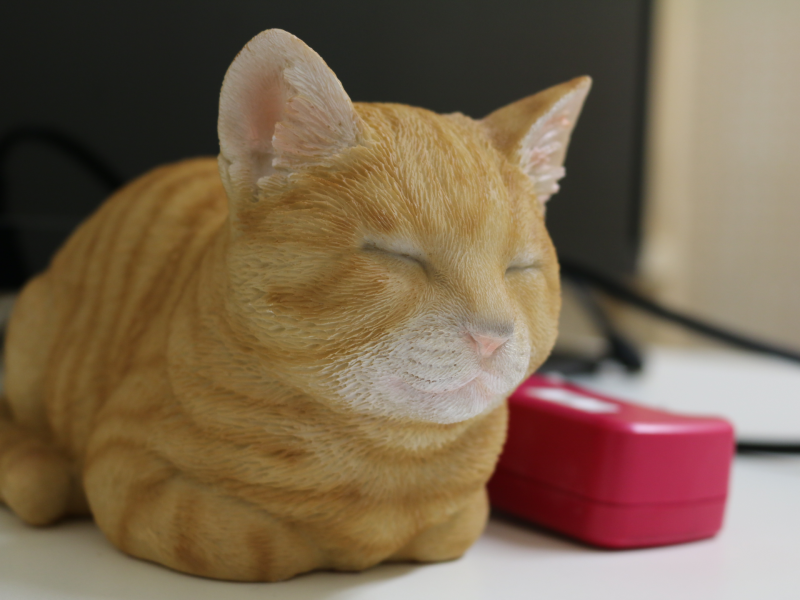
#> input picture monomonotech/images/cat.png, 800 x 600 px, found by its file name
$ python cv_img.py
#> lines starting #> are read from the running program, lines starting #| are printed output that depends on the picture
import cv2

image_file = 'images/cat.png'
img = cv2.imread(image_file)
#> img is the input picture: shape (600, 800, 3); mean B, G, R 79.1, 101.9, 122.9
# img = cv2.resize(img, (400, 300))

# cv2.putText(画像, 文字列, 位置(X, Y), フォント, 倍率, 色(B, G, R), 線の太さ)
cv2.putText(img, "Please Don't Disturb.", (80, 530), cv2.FONT_HERSHEY_SIMPLEX, 2.0, (0, 255, 0), 8)

# cv2.rectangle(画像, 左上座標(X, Y), 右下座標(X, Y), 色(B, G, R), 線の太さ)
cv2.rectangle(img, (360, 240), (550, 280), (20, 20, 20), -1)
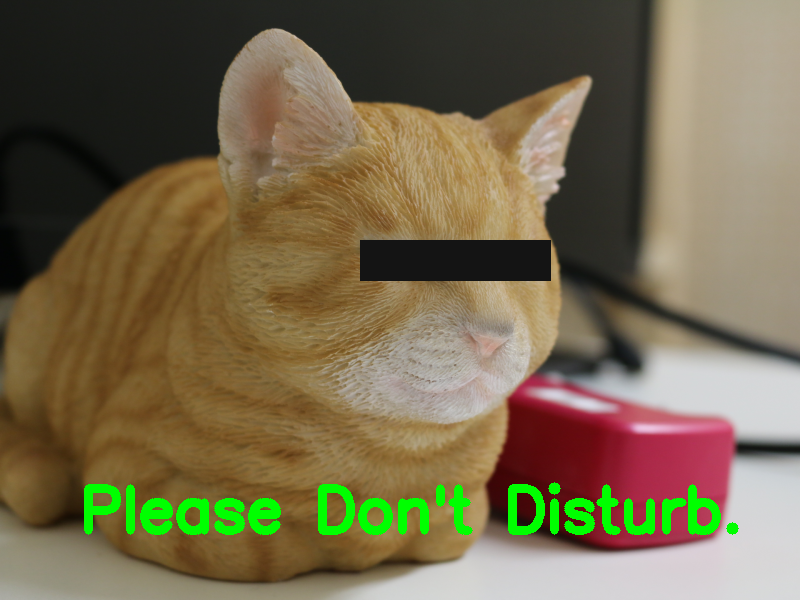
#> img: shape (600, 800, 3); mean B, G, R 76.6, 105.2, 117.2

# cv2.lineで直線描画
# cv2.circleで円描画
# cv2.ellipseで楕円描画

cv2.imshow('image', img)  # 上のウィンドウ名

# 画像が表示ウィンドウにフォーカスがあるとき、何かキーを押すとプログラムが終了
cv2.waitKey(3000)
cv2.destroyAllWindows()

$ run again, with monomonotech/images/photo2.png copied over monomonotech/images/cat.png
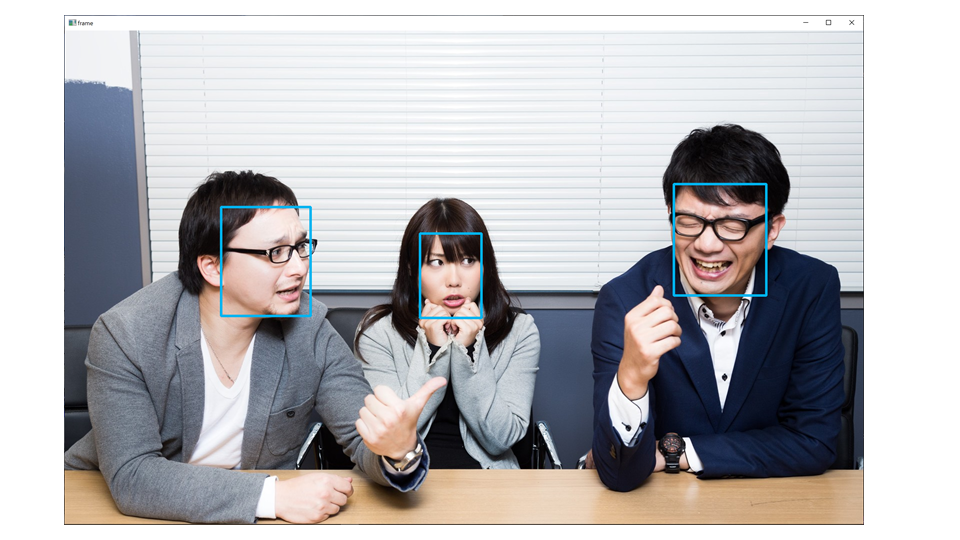
#> input picture monomonotech/images/photo2.png, 960 x 540 px, found by its file name
#> img is the input picture: shape (540, 960, 3); mean B, G, R 182.5, 179.7, 180.7
#> `cv2.rectangle(img, (360, 240), (550, 280), (20, 20, 20), -1)`:
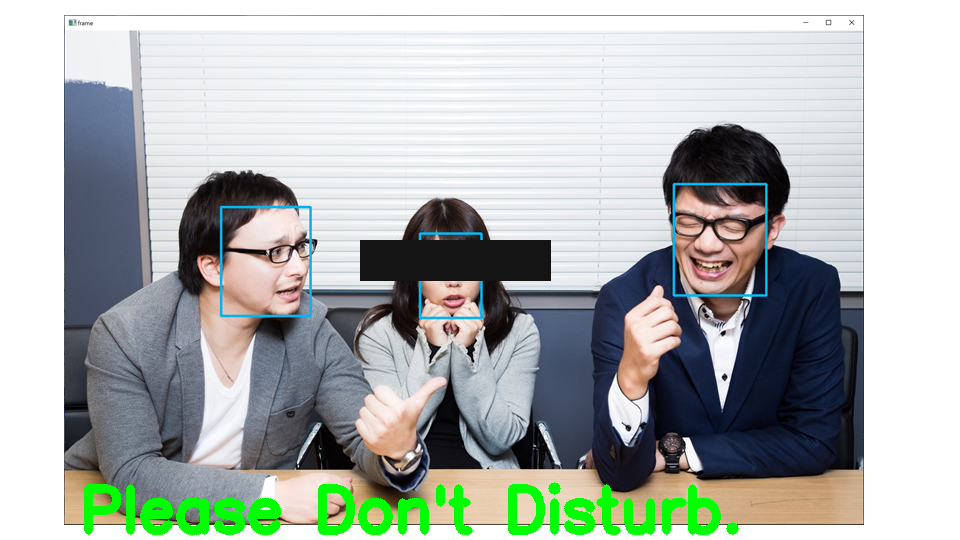
#> img: shape (540, 960, 3); mean B, G, R 176, 179.3, 173.3
